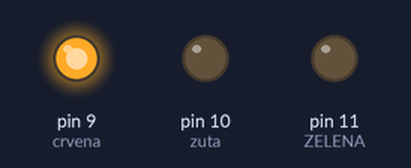
The sketch below on a simulated Arduino Uno, built with avr-gcc and run on an emulated ATmega328P. On the bench: output pins drawn as LEDs (lit = HIGH).

Above: at 3.0 s.
At 7.0 s:
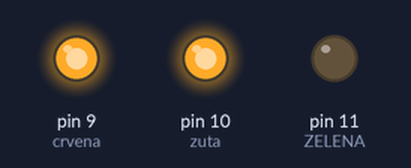
At 11.2 s:
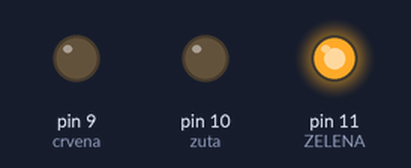
At 14.4 s:
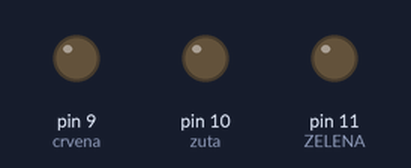
At 15.7 s:
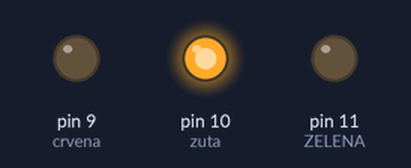
Timing chart, 0 to 22.0 s (numbered marks = the images above):
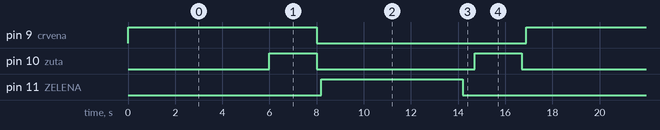

Measured:
- by itself, pin 9 (crvena): alternates HIGH for 8.0 s and LOW for 8.9 s
- by itself, pin 10 (zuta): alternates HIGH for 2.0 s and LOW for 6.5 s
- by itself, pin 11 (ZELENA): alternates HIGH for 6.0 s and LOW for 10.9 s

The sketch:

treba_probat.ino
```cpp
void setup() {
  pinMode (9,OUTPUT); //crvena:
  pinMode (10,OUTPUT);//zuta:
  pinMode (11,OUTPUT);//ZELENA:
  // put your setup code here, to run once:

}

void loop() {
  digitalWrite (9,HIGH);
  delay (6000);
  digitalWrite (9,LOW);

  digitalWrite (10,HIGH);
  digitalWrite (9,HIGH);
  delay (2000);
  digitalWrite (10,LOW);
  digitalWrite (9,LOW);
  delay(200);
  digitalWrite (11,HIGH);
  delay (6000);
  digitalWrite (11,LOW);
  delay (500);
    digitalWrite (10,HIGH);
  delay (2000);
  digitalWrite (10,LOW);
  delay(200);


  // put your main code here, to run repeatedly:

}
```
